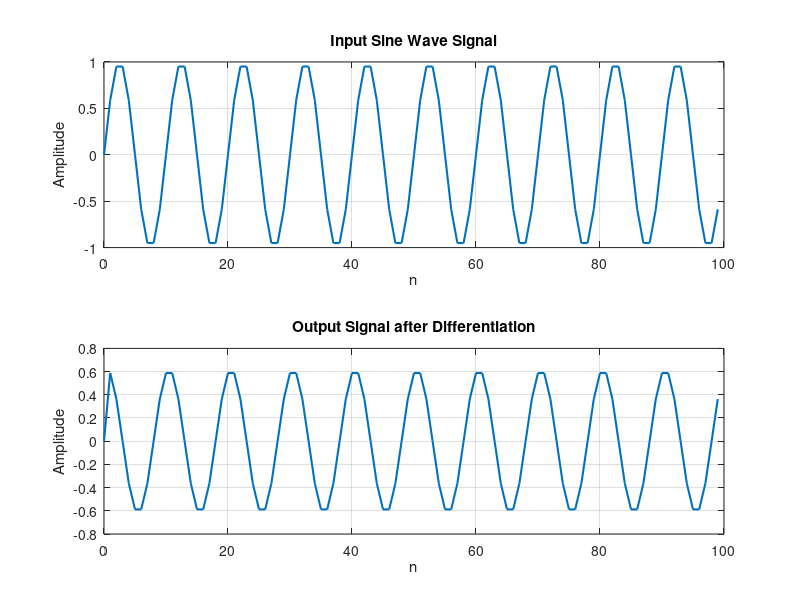

MATLAB code for this plot:
clc,clear all, close all;
% Define the parameters
f = 0.1;  % Frequency of the sine wave
n = 0:99;  % Time index
x = sin(2 * pi * f * n);  % Generate the sine wave signal
% Define the differentiator y[n] = x[n] - x[n-1]
B = [1, -1];  % Differentiator coefficients
A = 1;
% Pass the signal through the differentiator
y = filter(B, A, x);
% Plot the input and output signals
subplot(2, 1, 1),plot(n, x,'LineWidth',1.5);
title('Input Sine Wave Signal'),xlabel('n'),ylabel('Amplitude'),grid on;

subplot(2, 1, 2),plot(n, y,'LineWidth',1.5);
title('Output Signal after Differentiation'),xlabel('n'),ylabel('Amplitude'),grid on;
